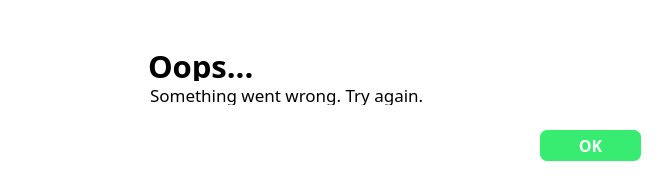
<?xml version="1.0" encoding="UTF-8"?>
<ui version="4.0">
 <class>ErrorWindow</class>
 <widget class="QMainWindow" name="ErrorWindow">
  <property name="geometry">
   <rect>
    <x>0</x>
    <y>0</y>
    <width>671</width>
    <height>176</height>
   </rect>
  </property>
  <property name="windowTitle">
   <string>MainWindow</string>
  </property>
  <widget class="QWidget" name="errorCentralWidget">
   <widget class="QFrame" name="mainFrame">
    <property name="geometry">
     <rect>
      <x>0</x>
      <y>0</y>
      <width>671</width>
      <height>176</height>
     </rect>
    </property>
    <property name="styleSheet">
     <string notr="true">QFrame {
	background-color: rgb(255, 255, 255);
	border: none;
}</string>
    </property>
    <property name="frameShape">
     <enum>QFrame::NoFrame</enum>
    </property>
    <property name="frameShadow">
     <enum>QFrame::Raised</enum>
    </property>
    <widget class="QPushButton" name="icon">
     <property name="geometry">
      <rect>
       <x>40</x>
       <y>40</y>
       <width>101</width>
       <height>81</height>
      </rect>
     </property>
     <property name="styleSheet">
      <string notr="true">QPushButton {
	background-color: none;
	border: none;
}</string>
     </property>
     <property name="text">
      <string/>
     </property>
     <property name="icon">
      <iconset resource="../icons/icons.qrc">
       <normaloff>:/warningIcon.png</normaloff>:/warningIcon.png</iconset>
     </property>
     <property name="iconSize">
      <size>
       <width>70</width>
       <height>70</height>
      </size>
     </property>
    </widget>
    <widget class="QPushButton" name="okButton">
     <property name="geometry">
      <rect>
       <x>540</x>
       <y>130</y>
       <width>101</width>
       <height>31</height>
      </rect>
     </property>
     <property name="font">
      <font>
       <family>Montserrat</family>
       <pointsize>12</pointsize>
       <bold>true</bold>
      </font>
     </property>
     <property name="cursor">
      <cursorShape>PointingHandCursor</cursorShape>
     </property>
     <property name="styleSheet">
      <string notr="true">QPushButton {
	background-color: rgb(56, 236, 113);
	border-radius: 7px;
	color: rgb(255, 255, 255);
	border: none;
}

QPushButton:hover {
	background-color: rgb(69, 241, 124);
}

QPushButton:pressed {
	background-color: rgb(48, 221, 103);
}</string>
     </property>
     <property name="text">
      <string>OK</string>
     </property>
    </widget>
    <widget class="QLabel" name="cautionLabel">
     <property name="geometry">
      <rect>
       <x>148</x>
       <y>50</y>
       <width>111</width>
       <height>31</height>
      </rect>
     </property>
     <property name="font">
      <font>
       <family>Montserrat</family>
       <pointsize>23</pointsize>
       <bold>true</bold>
      </font>
     </property>
     <property name="styleSheet">
      <string notr="true">QLabel {
	background-color: none;
	border: none;
}</string>
     </property>
     <property name="text">
      <string>Oops...</string>
     </property>
    </widget>
    <widget class="QLabel" name="explanationLabel">
     <property name="geometry">
      <rect>
       <x>150</x>
       <y>85</y>
       <width>461</width>
       <height>20</height>
      </rect>
     </property>
     <property name="font">
      <font>
       <family>Montserrat</family>
       <pointsize>13</pointsize>
       <bold>false</bold>
      </font>
     </property>
     <property name="styleSheet">
      <string notr="true">QLabel {
	background-color: none;
	border: none;
}</string>
     </property>
     <property name="text">
      <string>Something went wrong. Try again.</string>
     </property>
    </widget>
   </widget>
  </widget>
 </widget>
 <resources>
  <include location="../icons/icons.qrc"/>
 </resources>
 <connections/>
</ui>
